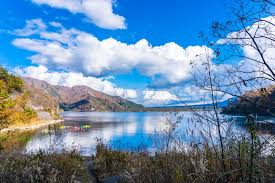
#> input picture t1.jpg, 275 x 183 px, found by its file name
$ python 10-16.py
#> lines starting #> are read from the running program, lines starting #| are printed output that depends on the picture
import cv2
import numpy as np

src=cv2.imread("t1.jpg")
#> src is the input picture: shape (183, 275, 3); mean B, G, R 170.7, 140, 106.1
cv2.imshow("A1",src)

height,width=src.shape[0:2]
#> height = 183; width = 275
#重新定義四個點座標
a1=[0,0]#左上角
b1=[width,0]#右上角
#> b1 = [275, 0]
c1=[0,height]#左下角
#> c1 = [0, 183]
d1=[width-1,height-1]#右下角
#> d1 = [274, 182]
srcp=np.float32([a1,b1,c1,d1])#定義scep的四個點
#> srcp = [[0, 0], [275, 0], [0, 183], [274, 182]]

a2=[150,0]#左上角向右移 (像素)
b2=[width-150,0]#右上角向右移 (像素)
c2=[0,height-1]#左下角向右移 (像素)
d2=[width-1,height-1]#右下角向右移 (像素)
dstp=np.float32([a2,b2,c2,d2])

M=cv2.getPerspectiveTransform(srcp,dstp)#取得透視變換矩陣
dsize=(width,height)
dst=cv2.warpPerspective(src,M,dsize)#用M對src進行變換
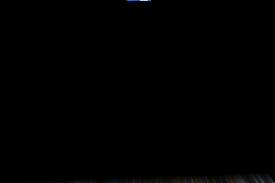
#> dst: shape (183, 275, 3); mean B, G, R 0.5, 0.5, 0.5
cv2.imshow("Dst",dst)

cv2.waitKey(0)
cv2.destroyAllWindows()
